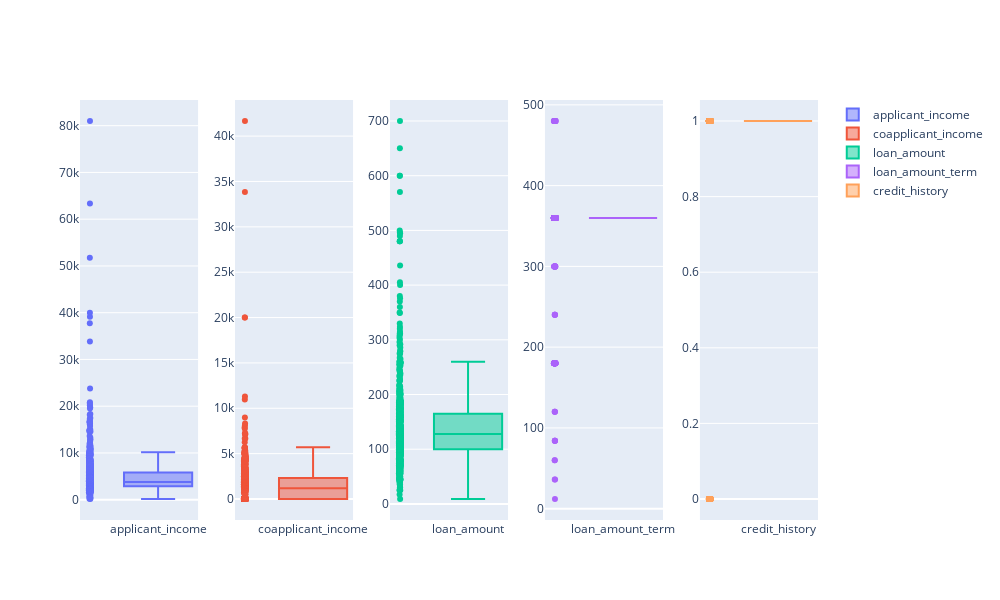

Notebook cell for this chart:
### Code cell
#visualising the columns with the outliers
from plotly.subplots import make_subplots
import plotly.graph_objects as go

vars = ['applicant_income', 'coapplicant_income', 'loan_amount', 'loan_amount_term', 'credit_history']
fig = make_subplots(rows=1, cols=len(vars),horizontal_spacing= 0.05, vertical_spacing=0.5)
for i, var in enumerate(vars):
    fig.add_trace(
        go.Box(y=df_c[var],
        name=var),
        row=1, col=i+1
    )

fig.update_traces(boxpoints='all', jitter=.03, width=0.2, pointpos=-2.0)

fig.update_layout(height=600, width=1000, boxgroupgap=0.8, boxgap=0.8)
fig.show()

### Figure 1 — Plotly figure (JSON) as saved in the notebook; plotly's stock layout.template omitted (floating-point values rounded to 4 significant figures; data arrays with more than 128 entries replaced by an {"elided": "..."} marker saying what was removed)
{"data": [{"boxpoints": "all", "jitter": 0.03, "name": "applicant_income", "pointpos": -2, "type": "box", "width": 0.2, "xaxis": "x", "y": {"elided": "614 int values"}, "yaxis": "y"}, {"boxpoints": "all", "jitter": 0.03, "name": "coapplicant_income", "pointpos": -2, "type": "box", "width": 0.2, "xaxis": "x2", "y": {"elided": "614 float values"}, "yaxis": "y2"}, {"boxpoints": "all", "jitter": 0.03, "name": "loan_amount", "pointpos": -2, "type": "box", "width": 0.2, "xaxis": "x3", "y": {"elided": "614 int values"}, "yaxis": "y3"}, {"boxpoints": "all", "jitter": 0.03, "name": "loan_amount_term", "pointpos": -2, "type": "box", "width": 0.2, "xaxis": "x4", "y": {"elided": "614 int values"}, "yaxis": "y4"}, {"boxpoints": "all", "jitter": 0.03, "name": "credit_history", "pointpos": -2, "type": "box", "width": 0.2, "xaxis": "x5", "y": {"elided": "614 int values"}, "yaxis": "y5"}], "layout": {"boxgap": 0.8, "boxgroupgap": 0.8, "height": 600, "width": 1000, "xaxis": {"anchor": "y", "domain": [0, 0.16]}, "xaxis2": {"anchor": "y2", "domain": [0.21, 0.37]}, "xaxis3": {"anchor": "y3", "domain": [0.42, 0.58]}, "xaxis4": {"anchor": "y4", "domain": [0.63, 0.79]}, "xaxis5": {"anchor": "y5", "domain": [0.84, 1]}, "yaxis": {"anchor": "x", "domain": [0, 1]}, "yaxis2": {"anchor": "x2", "domain": [0, 1]}, "yaxis3": {"anchor": "x3", "domain": [0, 1]}, "yaxis4": {"anchor": "x4", "domain": [0, 1]}, "yaxis5": {"anchor": "x5", "domain": [0, 1]}}}
